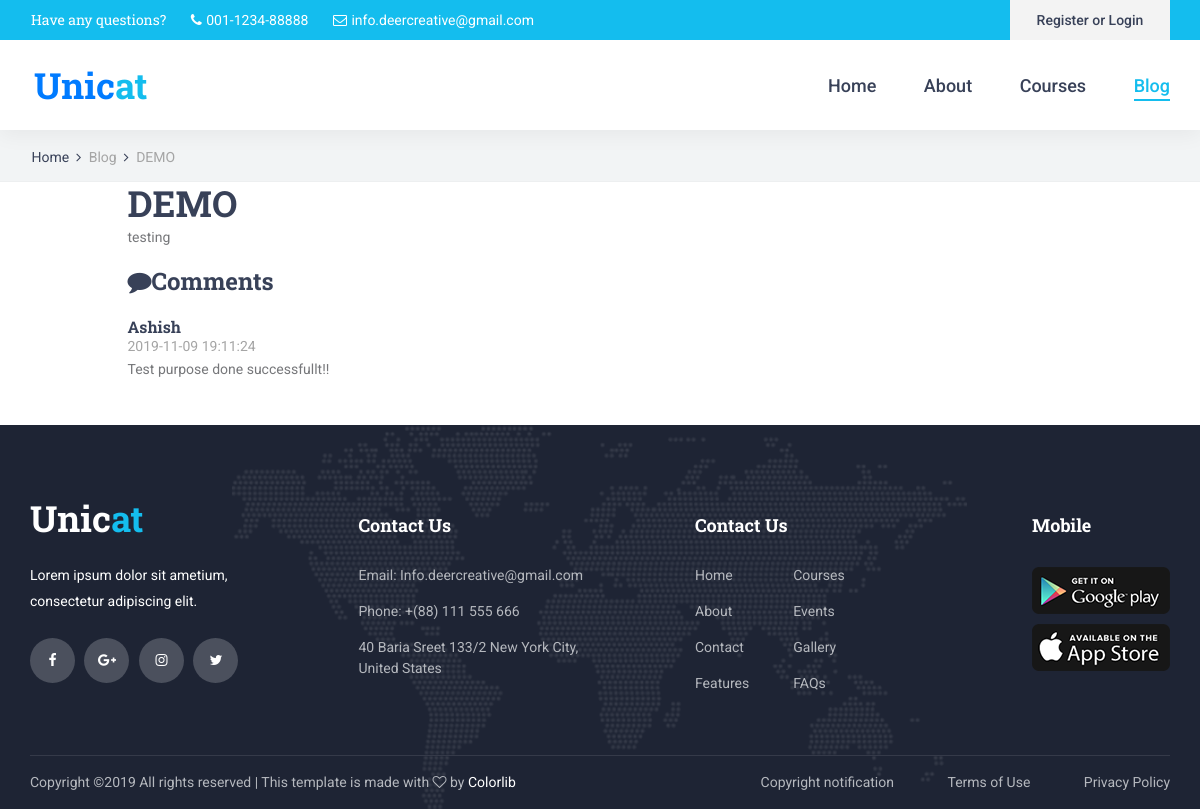
The app's page /index.php/Main/post/1, older data.
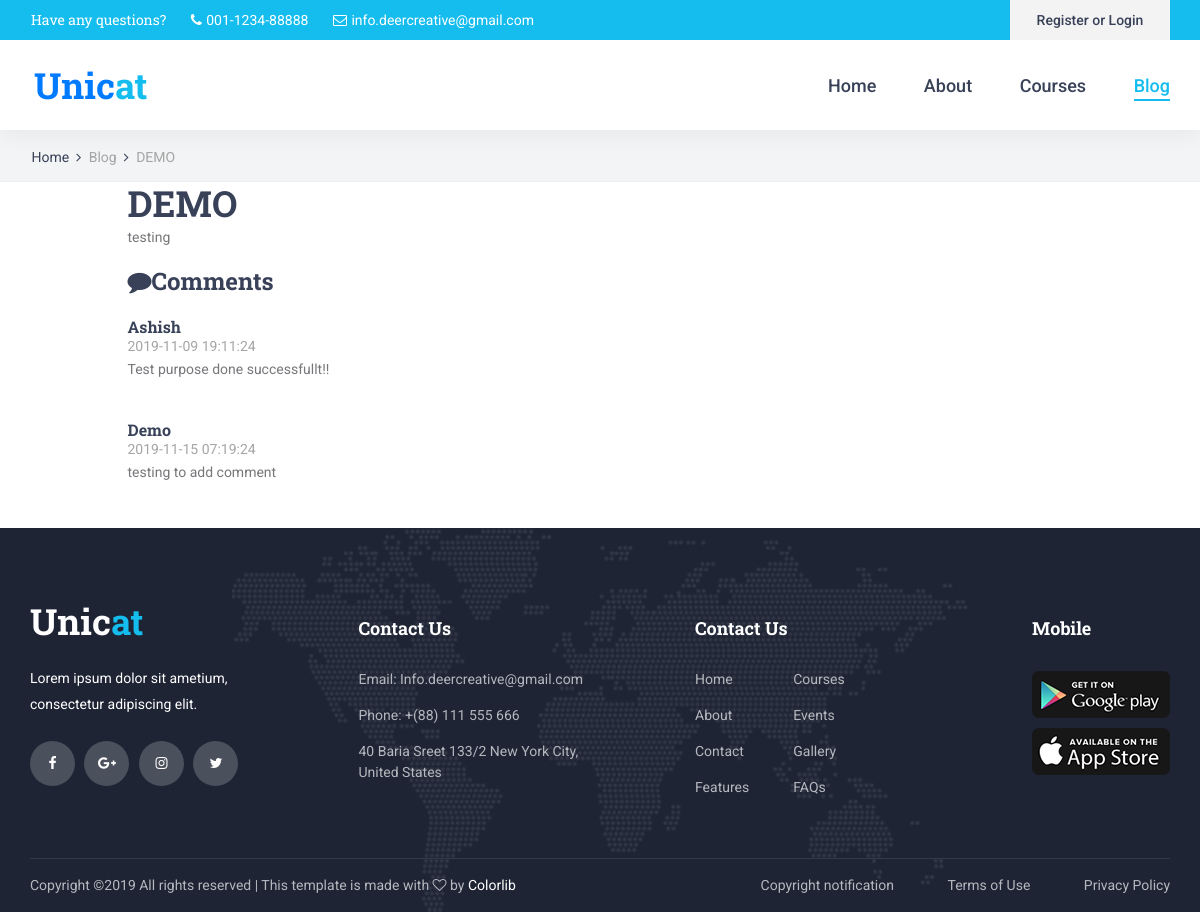
The same page, newer data.
### tables this page shows
CREATE TABLE `comment` (
  `comment_id` int(11) NOT NULL,
  `entry_id` int(11) NOT NULL,
  `comment_name` varchar(255) NOT NULL,
  `comment_email` varchar(255) NOT NULL,
  `comment_body` text NOT NULL,
  `comment_date` timestamp NOT NULL DEFAULT current_timestamp()
);

### application/controllers/Main.php (called while the page is built, shortened)
<?php
class Main extends CI_Controller {
	public function __construct()
    {
        $this->load->helper('url');
        $this->load->library('session');
        $this->load->Model('Blog_model');
        $this->load->library('form_validation');
        $this->load->Model('MainModel');
    }
    public function post($id)
    {
        $data['query'] = $this->Blog_model->get_post($id);
        $ans = $this->Blog_model->get_post_comment($id);
        $data['post_id'] = $id;
        if($ans['status']) {
            $data['comments'] = $ans['comment'];
        }
        $data['total_comments'] = $this->Blog_model->total_comments($id);
        if($data['query']['status']){
            $this->load->view('blog/post',$data);
        } else {
            redirect(CTRL."Main/index");
        }
    }
}
?>

### index.php (called while the page is built, shortened)
<?php
require_once BASEPATH.'core/CodeIgniter.php';

### application/models/Blog_model.php (called while the page is built, shortened)
<?php
Class Blog_model extends CI_Model
{
function get_post($id)
{
    $result = array();
    $sql = "SELECT entry_name,entry_body,entry_date FROM entry WHERE entry_id='$id'";
    $query = $this->db->query($sql);
    if ($query->num_rows() > 0) {
        $data = $query->result_array();
        $result['post'] = $data;
        $result['status'] = true;
    } else {
        $result['status'] = false;
    }
    return $result;
}
function get_post_comment($id)
{
    $result = array();
    $sql = "SELECT comment_id,comment_name,comment_email,comment_body,comment_date FROM comment WHERE entry_id='$id'";
    $query = $this->db->query($sql);
    if ($query->num_rows() > 0) {
        $data = $query->result_array();
        $result['comment'] = $data;
        $result['status'] = true;
    } else {
        $result['status'] = false;
    }
    return $result;
}
function total_comments($id)
{
    $this->db->like('entry_id', $id);
    $this->db->from('comment');
    return $this->db->count_all_results();
}
}

### application/views/blog/post.php (the view, shortened to what the changed rows need)
<!DOCTYPE html>
<html lang="en">
<head>
<link rel="stylesheet" type="text/css" href="<?=THEME?>styles/bootstrap4/bootstrap.min.css">
<link href="<?=THEME?>plugins/font-awesome-4.7.0/css/font-awesome.min.css" rel="stylesheet" type="text/css">
<link href="<?=THEME?>plugins/colorbox/colorbox.css" rel="stylesheet" type="text/css">
<link rel="stylesheet" type="text/css" href="<?=THEME?>plugins/OwlCarousel2-2.2.1/owl.carousel.css">
<link rel="stylesheet" type="text/css" href="<?=THEME?>plugins/OwlCarousel2-2.2.1/owl.theme.default.css">
<link rel="stylesheet" type="text/css" href="<?=THEME?>plugins/OwlCarousel2-2.2.1/animate.css">
<link rel="stylesheet" type="text/css" href="<?=THEME?>styles/courses.css">
<link rel="stylesheet" type="text/css" href="<?=THEME?>styles/courses_responsive.css">
</head>
<body>
<div class="super_container">
  <div class="addNewEntry">
    <div class="container">
      <div class="row">
        <div class="col-lg-10">
          <h2><?php echo $query['post'][0]['entry_name'];?></h2>
          <p><?php echo $query['post'][0]['entry_body']?></p>
          <h3><i class="fa fa-comment" aria-hidden="true"></i>Comments</h3>
          <?php if($total_comments == 0) { ?>
          <p>No comments to show</p>
          <?php } else { foreach ($comments as $comm) {?>
          <br>
          <h6><?php echo $comm['comment_name'];?></h6>
          <h7><?php echo $comm['comment_date'];?></h7>
          <p><?php echo $comm['comment_body'];?></p>
          <?php } } ?>
          <br><br>
        </div>
      </div>
    </div>
  </div>
</div>
</body>
</html>

Row changes from the older to the newer data that the page shows:
added comment: comment_name "Demo", comment_date "2019-11-15 07:19:24", comment_body "testing to add comment"
